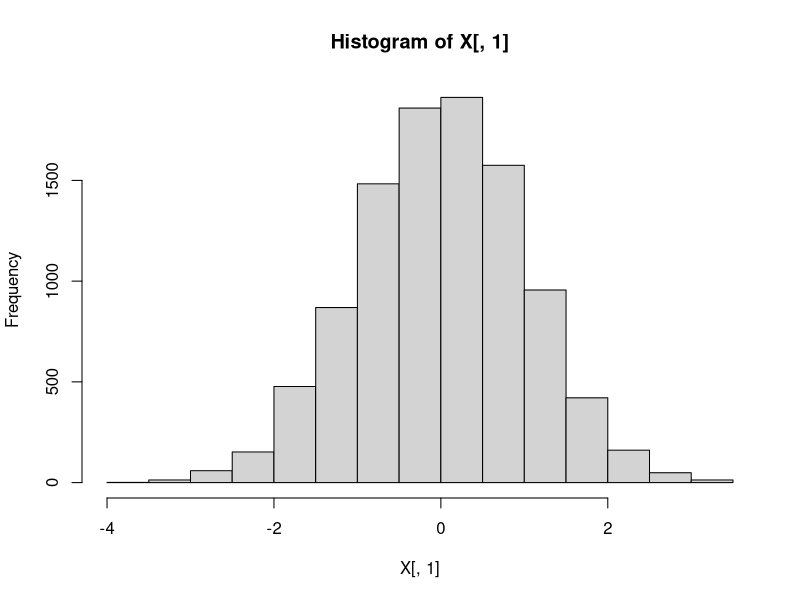
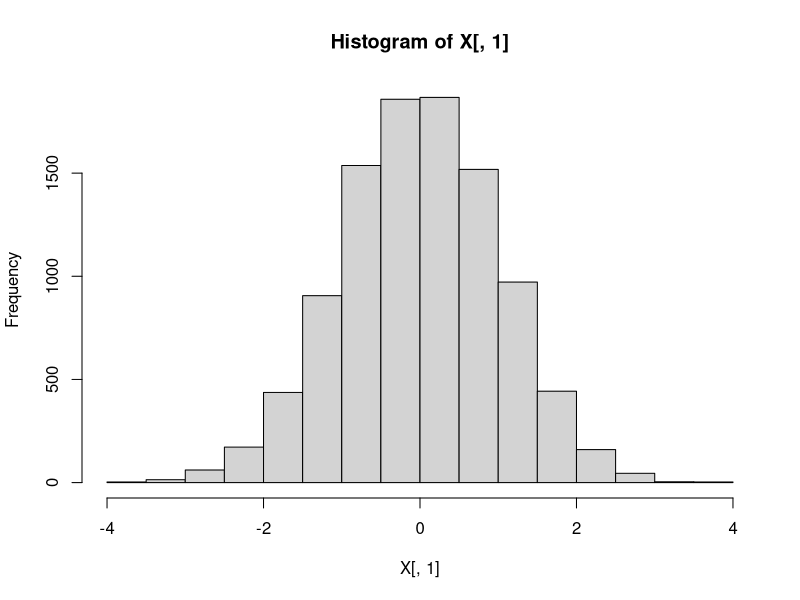
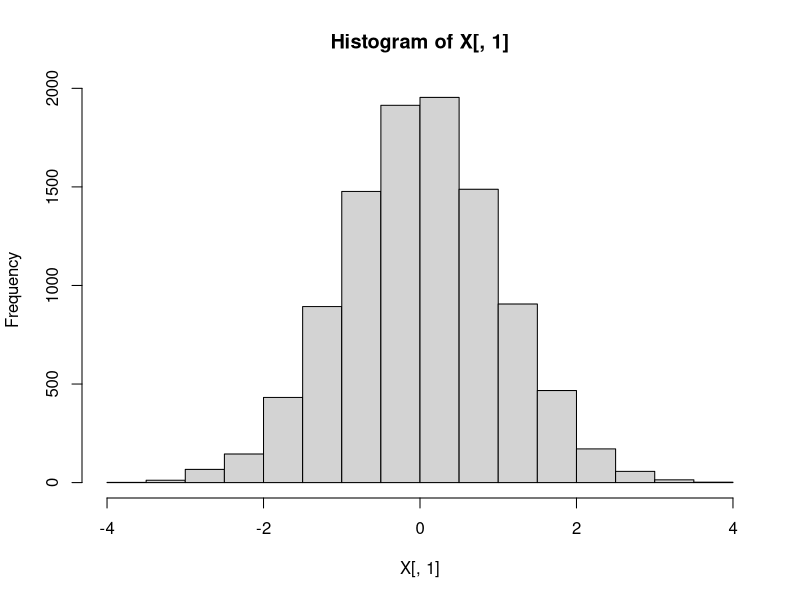
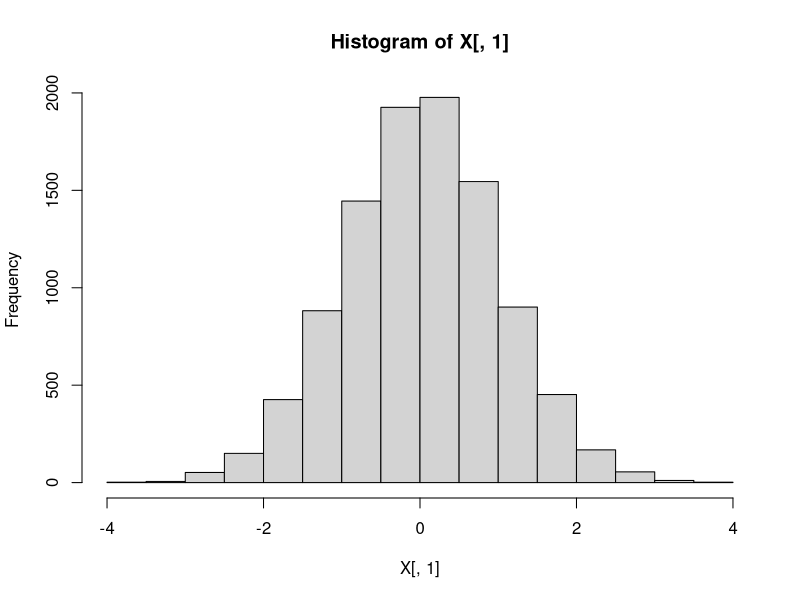
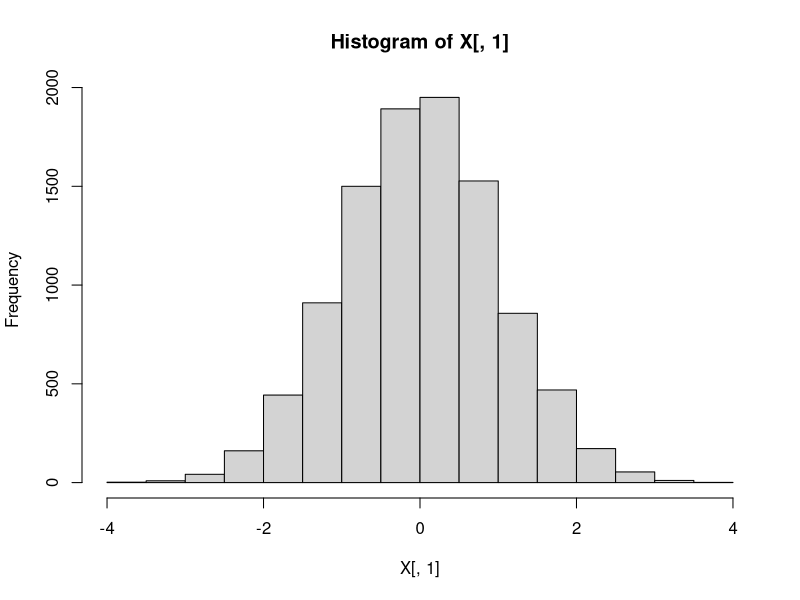
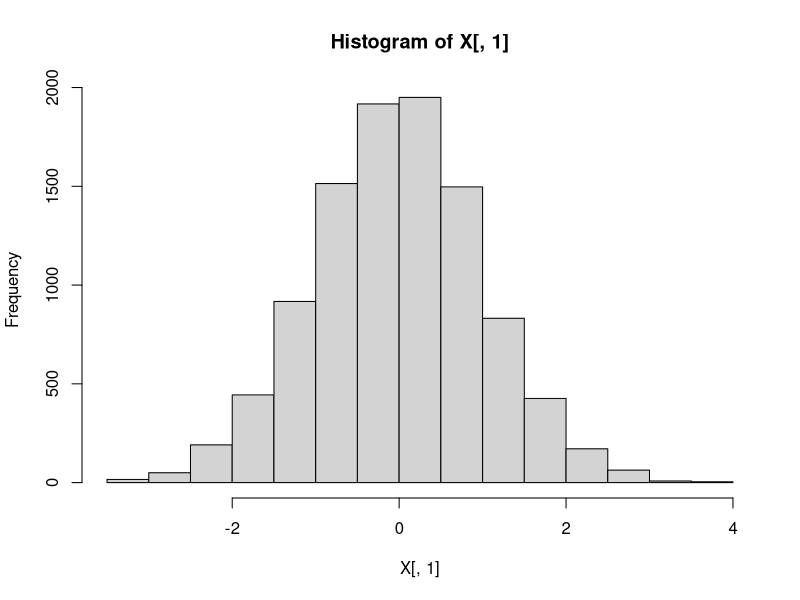
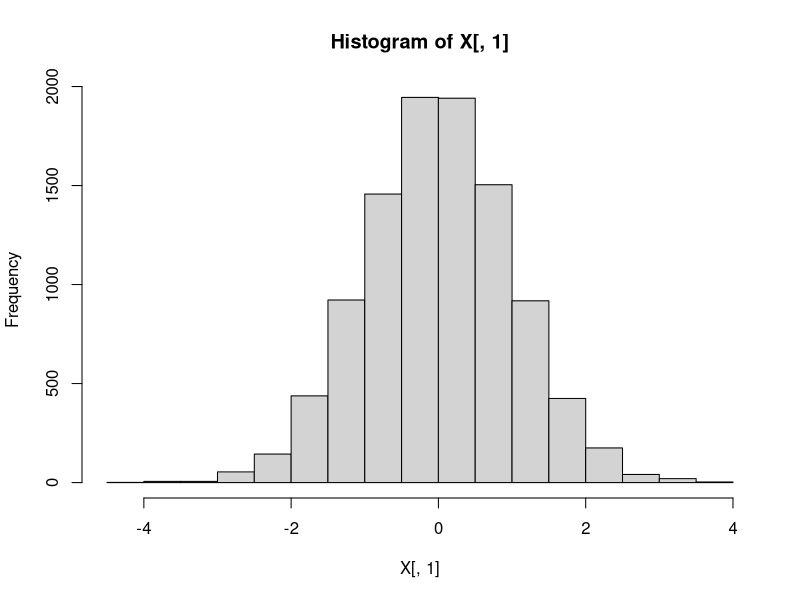
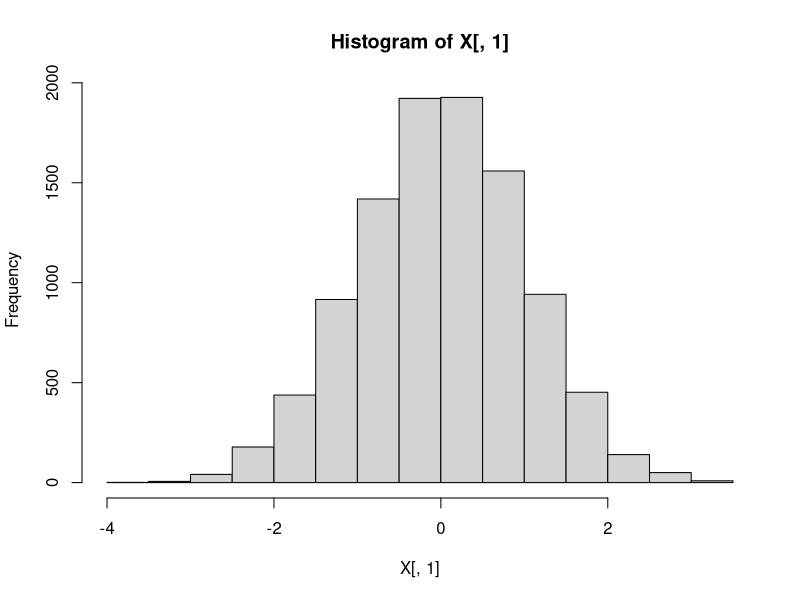

Write R code to recreate these figures, in order. (Note: a time limit stopped this script after it produced the figures.)
## ---- chunk 1
knitr::opts_chunk$set(echo = TRUE)
## ---- chunk 2

library(dplyr)
library(plyr)
library(tidyr)
library(ggplot2)
library(reshape2)
ans <- rep(0, 100)

for (iter in 1:100) {
  X <- NULL
  # Create a variable n which is the number of observations we'll look at.  
  n = 10000
  
  #The variable p will be the width of that variable.  
  p = 2
  
  #rnorm generates a random draw from a standard normal distribution.
  X = matrix(rnorm(n*p), n, p)
  
  # This lets us look at the data
  head(X)
  # Histogram of the first column.  We can see that it looks like a bell curve
  hist(X[,1])
  
  #NOTE: if you wanted to draw from something with a non-zero mean and more interesting variance that's: rnorm(n*p)*st_dev + mu
  st_dev <- 2
  mu <- 10
  
  X[,1] <- X[,1]*st_dev + mu
  X <-data.frame(X)
  ggplot(X,aes(X[,1])) + geom_histogram(binwidth=1)
  # Base R version: hist(X[,1])
  
  # There is a really nice function in R called "sample" which lets us take a random sub sample of our data say I'd like to take a sample of 25 observations 
  obs = 25
  total_samps = 100
  #sample_means = matrix(0, total_samps, 1)
  sample_means = rep(0,total_samps)
  
  # for (i in 1:total_samps) {
  # subsample <- c(sample(X[,1], obs))
  # sample_means[i] = mean(subsample)
  # }
  # 
  # sample_means <-data.frame(sample_means)
  # ggplot(sample_means,aes(sample_means)) + geom_histogram(binwidth=.1)
  # st_err <- st_dev/(obs^.5)
  # 
  # #hist(sample_means)
  # summary(sample_means)
  
  #Create a vector which increments up from an initial value to 100 by one
  obs_0 = 3
  obs_max = 100
  obs_vec <- seq(obs_0, obs_max, 1)
  obs_count <- length(obs_vec)
  
  #Create dataframe to store our observations
  sim_power = matrix(0, obs_count, 2)
  sim_power[,1]<-obs_vec
  sim_power <- data.frame(sim_power)
  colnames(sim_power) <- c("Number_Obs","Mean_value_at_5percentile")
  #Reset sample_means
  sample_means <- NULL
  sample_means = rep(0,total_samps)
  
  for (j in 1:obs_count) {
    for (i in 1:total_samps) {
    subsample <- c(sample(X[,1], sim_power[j,1]))
    sample_means[i] = mean(subsample)
    }
    sim_power[j,2] <- quantile(sample_means, 0.05)
    #sim_power[j,3] <- st_dev/(sim_power[j,1]^.5)
  }
  
  sim_power <-
    filter(sim_power, Mean_value_at_5percentile > 9) %>%  
    filter(`Mean_value_at_5percentile` == min(`Mean_value_at_5percentile`))
  
  ans[iter] <- sim_power[1,1]  #assign the min sample-size that yields the desirable value to one of the entry in the 'ans' vector
}

mean(ans)



# Question: Take a normal distribution with mu = 10 and variance of 9 (e.g., standard deviation of 3).  Simulate a population of 10,000.  What is the sample size needed to make the standard error of the sample mean sufficiently small so that no more than 5% of the sample means are less 9?
  
  
